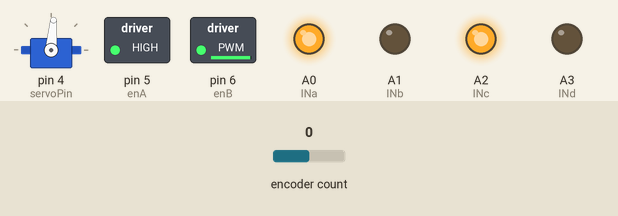
A sketch run on a simulated Arduino Uno, built with avr-gcc and run on an emulated ATmega328P. Parts: servo, switched loads named in the sketch (green lamp = pin HIGH), output pins drawn as LEDs (lit = HIGH). The inputs (shaded band) are chosen by the test bench; at power-on: encoder count 0. What the sketch prints to the serial monitor is not drawn.

Above: at 0.1 s.
Timing chart, 0 to 1.6 s (numbered marks = the images above):
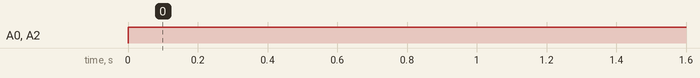

Measured:
- by itself, A0 (INa), A2 (INc): LOW → HIGH at 0.00 s

The sketch:

rotary_encoder_test_.ino
```cpp
#include <Servo.h>    //include the servo library
// include encoder library
#include <Encoder.h>
#define servoPin 4
Servo myservo;        // create servo object to control a servo

#define enA 5   //EnableA command line - should be a PWM pin
#define enB 6   //EnableB command line - should be a PWM pin

#define INa A0  //Channel A direction
#define INb A1  //Channel A direction
#define INc A2  //Channel B direction
#define INd A3  //Channel B direction

byte speedSetting = 0;  //initial speed = 0

//enable pins with interrupt capability
Encoder myEnc(2, 3);

long oldPosition  = -999;
int count = 0; //encoder count initialised to 0
float distance;

void setup() {
  //initialise serial communication
  Serial.begin(9600);


  myservo.write(85);
  myservo.attach(servoPin);  //attach our servo object to pin D4
  //the Servo library takes care of defining the PinMode declaration (libraries/Servo/src/avr/Servo.cpp line 240)

  //configure the motor control pins as outputs
  pinMode(INa, OUTPUT);
  pinMode(INb, OUTPUT);
  pinMode(INc, OUTPUT);
  pinMode(INd, OUTPUT);
  pinMode(enA, OUTPUT);
  pinMode(enB, OUTPUT);


  motors(255, 249);
}


void loop() {
  goBackwards(); //moving backwards meant the car went straighter
  long newPosition = myEnc.read(); //myEnc.read reads the new position

  if (newPosition != oldPosition) //updating position
  {
    oldPosition = newPosition;

    count += 1; //encoder count increases

    Serial.print("Distance(m): ");
    Serial.println(distance);
  }

  if(count == 1500)
  {
    stopMotors();
    delay(50000);
  }
}

void motors(int leftSpeed, int rightSpeed) {

  analogWrite(enA, leftSpeed);
  analogWrite(enB, rightSpeed);
}

void goBackwards() {
  digitalWrite(INa, HIGH);
  digitalWrite(INb, LOW);
  digitalWrite(INc, HIGH);
  digitalWrite(INd, LOW);
}

void stopMotors() {
  digitalWrite(INa, LOW);
  digitalWrite(INb, LOW);
  digitalWrite(INc, LOW);
  digitalWrite(INd, LOW);
}
```
